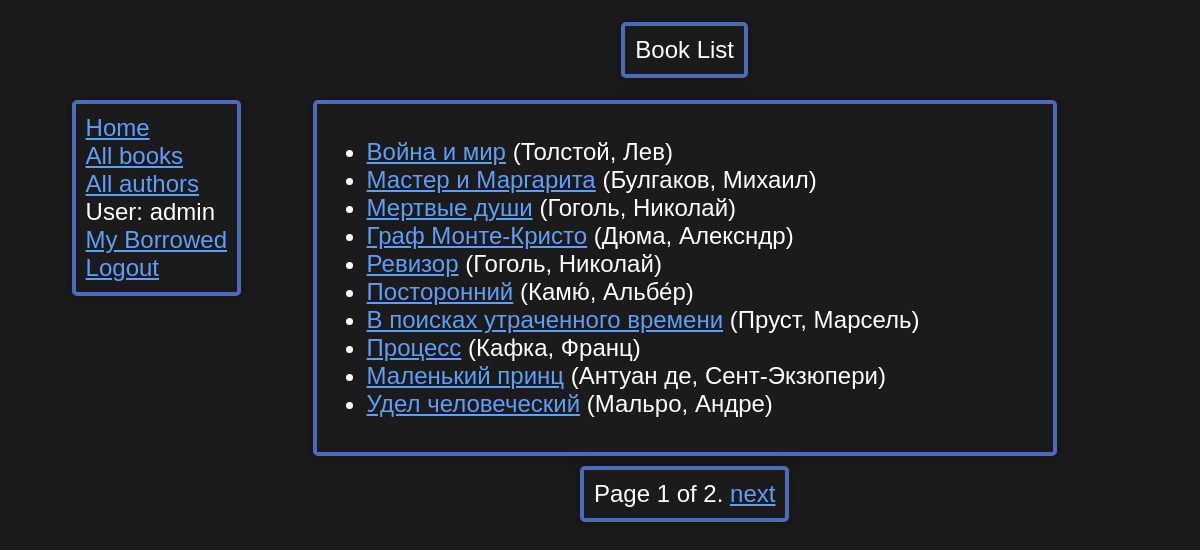
Page /catalog/books/ (signed in) on the committed database.
### catalog/models.py (models this page shows, shortened)
class Book(models.Model):
    title = models.CharField(max_length=200)
    author = models.ForeignKey('Author', on_delete=models.SET_NULL, null=True)
    summary = models.TextField(max_length=1000, help_text='Enter a brief description of the book', null=True)
    isbn = models.CharField('ISBN', max_length=13, unique=True,
                            help_text='13 Character <a href="https://www.isbn-international.org/content/what-isbn">ISBN number</a>')
    genre = models.ManyToManyField(Genre, help_text='Select a genre for this book')
    class Meta:
        ordering = ['id']
        permissions = (("can_mark_returned", "Set book as returned"),)
    def display_genre(self):
        """Create a string for the Genre. This is required to display genre in Admin."""
        return ', '.join(genre.name for genre in self.genre.all()[:3])
    display_genre.short_description = 'Genre'
    def get_absolute_url(self):
        return reverse('book-detail', args=[str(self.id)])

class Author(models.Model):
    first_name = models.CharField(max_length=100)
    last_name = models.CharField(max_length=100)
    date_of_birth = models.DateField(null=True, blank=True)
    date_of_death = models.DateField('Died', null=True, blank=True)
    class Meta:
        ordering = ['last_name']
    def __str__(self):
        return f'{self.last_name}, {self.first_name}'

### catalog/views.py (the view)
# urls.py: path('books/', views.BookListView.as_view(), name='books'),
class BookListView(generic.ListView):
    model = Book
    paginate_by = 10

### catalog/templates/catalog/book_list.html
{% extends "base_generic.html" %}
{% block content %}
    <div class="content-head"><p>Book List</p></div>
    <div class="content-main">
        {% if book_list %}
            <ul>
                {% for book in book_list %}
                    <li>
                        <a href="{{ book.get_absolute_url }}">{{ book.title }}</a> ({{book.author}})
                    </li>
                {% endfor %}
            </ul>
        {% else %}
            <p>There are no books in the library.</p>
        {% endif %}
    </div>
{% endblock %}

### catalog/templates/base_generic.html (shortened to what this page needs)
<!DOCTYPE html>
<html lang="en">
<head>
    {% block title %}
        {% load static %}
    {% endblock %}
    <link rel="stylesheet" href="{% static 'css/styles.css' %}">
</head>
<body>
<div class="container-fluid">
    {% block sidebar %}
        <div class="main-menu">
            <li><a href="{% url 'index' %}">Home</a></li>
            <li><a href="{% url 'books' %}">All books</a></li>
            <li><a href="">All authors</a></li>
            {% if user.is_authenticated %}
                <li>User: {{ user.get_username }}</li>
                <li><a href="{% url 'my-borrowed' %}">My Borrowed</a></li>
                <li><a href="{% url 'logout' %}?next={{ request.path }}">Logout</a></li>
            {% else %}
                <li><a href="{% url 'login' %}?next={{ request.path }}">Login</a></li>
            {% endif %}
        </div>
    {% endblock %}
    {% block content %}{% endblock %}
    {% block pagination %}
        {% if is_paginated %}
            <div class="pagination">
            <span class="page-links">
                <span class="page-current">
                    Page {{ page_obj.number }} of {{ page_obj.paginator.num_pages }}.
                </span>
                {% if page_obj.has_next %}
                    <a href="{{ request.path }}?page={{ page_obj.next_page_number }}">next</a>
                {% endif %}
            </span>
            </div>
        {% endif %}
    {% endblock %}
</div>
</body>
</html>

### catalog/static/css/styles.css (style rules this page uses)
html, body { margin: 0; font: 24px sans-serif; }
body { background: #1b1b1b; color: white; }
.container-fluid { display: grid; padding: 10px; grid-column-gap: 10px; grid-row-gap: 10px; grid-template-columns: auto; grid-template-rows: 80px auto; grid-template-areas: "topl header topr" "mainl main mainr" "botl bottom botr" ; }
.main-menu, .content-head, .content-main, .pagination { box-shadow: 0 1px .625rem 0 hsla(210, 7%, 0%, .26), 0 .125rem .25rem 0 hsla(210, 7%, 22%, .08); border-radius: 5px; padding: 10px; margin: 0; margin-block-start: 0; margin-block-end: 0; border: solid 4px #4b6cb7; color: white; outline-color: white; background: #1b1b1b; }
.main-menu { grid-area: mainl; justify-self: center; align-self: start; min-width: 115px; min-height: 70px; list-style: none; }
.content-head { justify-self: center; align-self: center; grid-area: header; display: flex; justify-content: center; align-content: center; align-items: stretch; }
.pagination { font: 24px sans-serif; justify-content: center; justify-self: center; grid-area: bottom; }
.content-main { grid-area: main; text-align: start; }
a:-webkit-any-link { color: #5e9eff; cursor: pointer; }
p { padding: 0; margin: 0; }

### rows in the picture
Book: title "Война и мир", author "Толстой, Лев"
Book: title "Мастер и Маргарита", author "Булгаков, Михаил"
Book: title "Мертвые души", author "Гоголь, Николай"
Book: title "Граф Монте-Кристо", author "Дюма, Алексндр"
Book: title "Ревизор", author "Гоголь, Николай"
Book: title "Посторонний", author "Камю́, Альбе́р"
Book: title "В поисках утраченного времени", author "Пруст, Марсель"
Book: title "Процесс", author "Кафка, Франц"
Book: title "Маленький принц", author "Антуан де, Сент-Экзюпери"
Book: title "Удел человеческий", author "Мальро, Андре"

### other values in the picture
{{ user.get_username }} "admin"
{{ page_obj.number }} "1"
{{ page_obj.paginator.num_pages }} "2"
